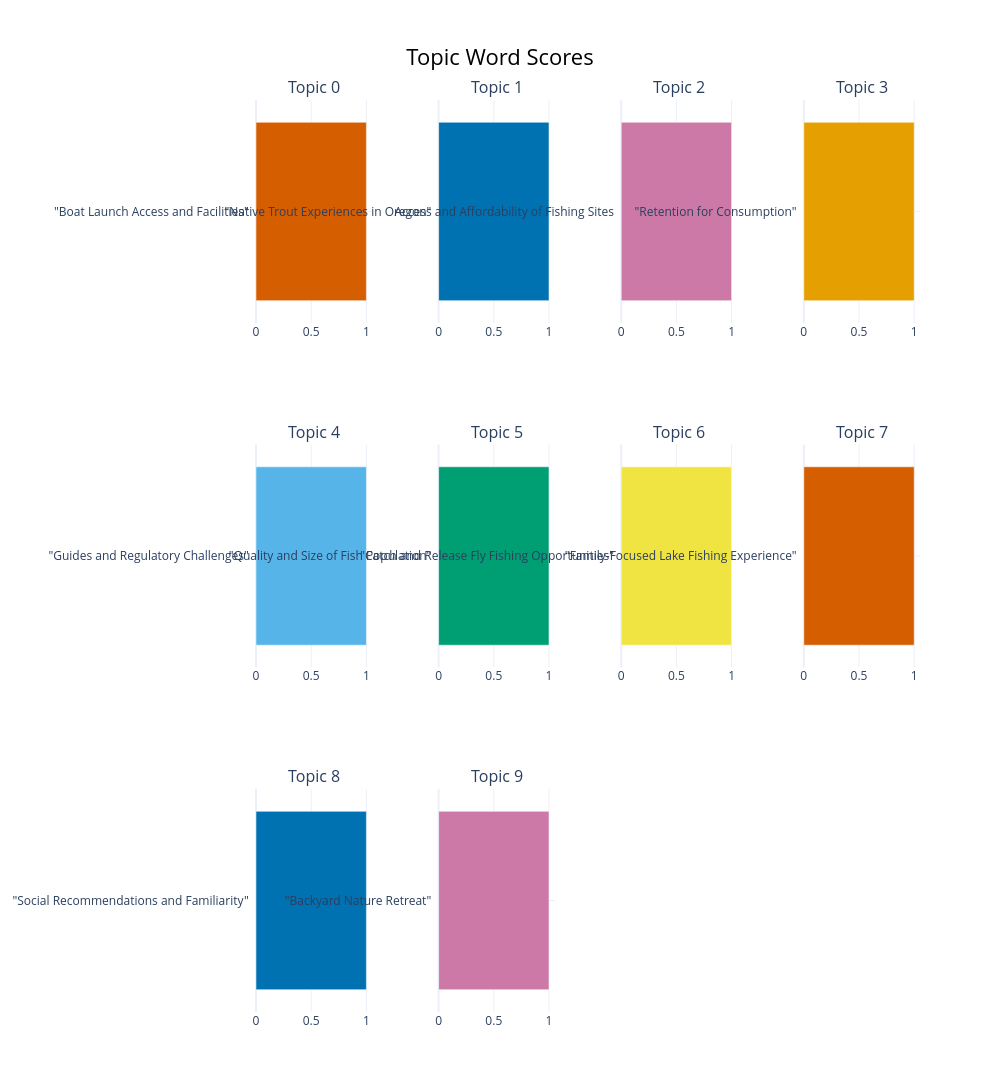

Notebook source saved alongside this figure:
### Code cell
# Visualize topic distribution
fig_bar = topic_model.visualize_barchart(top_n_topics=10, height=400)
fig_bar.show()

print("\nTop 10 topics by document count visualized above")

### Figure 1 — Plotly figure (JSON) as saved in the notebook; plotly's stock layout.template omitted (floating-point values rounded to 4 significant figures)
{"data": [{"marker": {"color": "#D55E00"}, "orientation": "h", "type": "bar", "x": [1], "xaxis": "x", "y": ["\"Boat Launch Access and Facilities\"  "], "yaxis": "y"}, {"marker": {"color": "#0072B2"}, "orientation": "h", "type": "bar", "x": [1], "xaxis": "x2", "y": ["\"Native Trout Experiences in Oregon\"  "], "yaxis": "y2"}, {"marker": {"color": "#CC79A7"}, "orientation": "h", "type": "bar", "x": [1], "xaxis": "x3", "y": ["Access and Affordability of Fishing Sites  "], "yaxis": "y3"}, {"marker": {"color": "#E69F00"}, "orientation": "h", "type": "bar", "x": [1], "xaxis": "x4", "y": ["\"Retention for Consumption\"  "], "yaxis": "y4"}, {"marker": {"color": "#56B4E9"}, "orientation": "h", "type": "bar", "x": [1], "xaxis": "x5", "y": ["\"Guides and Regulatory Challenges\"  "], "yaxis": "y5"}, {"marker": {"color": "#009E73"}, "orientation": "h", "type": "bar", "x": [1], "xaxis": "x6", "y": ["\"Quality and Size of Fish Population\"  "], "yaxis": "y6"}, {"marker": {"color": "#F0E442"}, "orientation": "h", "type": "bar", "x": [1], "xaxis": "x7", "y": ["\"Catch and Release Fly Fishing Opportunities\"  "], "yaxis": "y7"}, {"marker": {"color": "#D55E00"}, "orientation": "h", "type": "bar", "x": [1], "xaxis": "x8", "y": ["\"Family-Focused Lake Fishing Experience\"  "], "yaxis": "y8"}, {"marker": {"color": "#0072B2"}, "orientation": "h", "type": "bar", "x": [1], "xaxis": "x9", "y": ["\"Social Recommendations and Familiarity\"  "], "yaxis": "y9"}, {"marker": {"color": "#CC79A7"}, "orientation": "h", "type": "bar", "x": [1], "xaxis": "x10", "y": ["\"Backyard Nature Retreat\"  "], "yaxis": "y10"}], "layout": {"annotations": [{"font": {"size": 16}, "showarrow": false, "text": "Topic 0", "x": 0.0875, "xanchor": "center", "xref": "paper", "y": 1, "yanchor": "bottom", "yref": "paper"}, {"font": {"size": 16}, "showarrow": false, "text": "Topic 1", "x": 0.3625, "xanchor": "center", "xref": "paper", "y": 1, "yanchor": "bottom", "yref": "paper"}, {"font": {"size": 16}, "showarrow": false, "text": "Topic 2", "x": 0.6375, "xanchor": "center", "xref": "paper", "y": 1, "yanchor": "bottom", "yref": "paper"}, {"font": {"size": 16}, "showarrow": false, "text": "Topic 3", "x": 0.9125, "xanchor": "center", "xref": "paper", "y": 1, "yanchor": "bottom", "yref": "paper"}, {"font": {"size": 16}, "showarrow": false, "text": "Topic 4", "x": 0.0875, "xanchor": "center", "xref": "paper", "y": 0.6222, "yanchor": "bottom", "yref": "paper"}, {"font": {"size": 16}, "showarrow": false, "text": "Topic 5", "x": 0.3625, "xanchor": "center", "xref": "paper", "y": 0.6222, "yanchor": "bottom", "yref": "paper"}, {"font": {"size": 16}, "showarrow": false, "text": "Topic 6", "x": 0.6375, "xanchor": "center", "xref": "paper", "y": 0.6222, "yanchor": "bottom", "yref": "paper"}, {"font": {"size": 16}, "showarrow": false, "text": "Topic 7", "x": 0.9125, "xanchor": "center", "xref": "paper", "y": 0.6222, "yanchor": "bottom", "yref": "paper"}, {"font": {"size": 16}, "showarrow": false, "text": "Topic 8", "x": 0.0875, "xanchor": "center", "xref": "paper", "y": 0.2444, "yanchor": "bottom", "yref": "paper"}, {"font": {"size": 16}, "showarrow": false, "text": "Topic 9", "x": 0.3625, "xanchor": "center", "xref": "paper", "y": 0.2444, "yanchor": "bottom", "yref": "paper"}], "height": 1200, "hoverlabel": {"bgcolor": "white", "font": {"family": "Rockwell", "size": 16}}, "showlegend": false, "title": {"font": {"color": "Black", "size": 22}, "text": "Topic Word Scores", "x": 0.5, "xanchor": "center", "yanchor": "top"}, "width": 1000, "xaxis": {"anchor": "y", "domain": [0, 0.175], "showgrid": true}, "xaxis10": {"anchor": "y10", "domain": [0.275, 0.45], "showgrid": true}, "xaxis11": {"anchor": "y11", "domain": [0.55, 0.725], "showgrid": true}, "xaxis12": {"anchor": "y12", "domain": [0.825, 1], "showgrid": true}, "xaxis2": {"anchor": "y2", "domain": [0.275, 0.45], "showgrid": true}, "xaxis3": {"anchor": "y3", "domain": [0.55, 0.725], "showgrid": true}, "xaxis4": {"anchor": "y4", "domain": [0.825, 1], "showgrid": true}, "xaxis5": {"anchor": "y5", "domain": [0, 0.175], "showgrid": true}, "xaxis6": {"anchor": "y6", "domain": [0.275, 0.45], "showgrid": true}, "xaxis7": {"anchor": "y7", "domain": [0.55, 0.725], "showgrid": true}, "xaxis8": {"anchor": "y8", "domain": [0.825, 1], "showgrid": true}, "xaxis9": {"anchor": "y9", "domain": [0, 0.175], "showgrid": true}, "yaxis": {"anchor": "x", "domain": [0.7556, 1], "showgrid": true}, "yaxis10": {"anchor": "x10", "domain": [0, 0.2444], "showgrid": true}, "yaxis11": {"anchor": "x11", "domain": [0, 0.2444], "showgrid": true}, "yaxis12": {"anchor": "x12", "domain": [0, 0.2444], "showgrid": true}, "yaxis2": {"anchor": "x2", "domain": [0.7556, 1], "showgrid": true}, "yaxis3": {"anchor": "x3", "domain": [0.7556, 1], "showgrid": true}, "yaxis4": {"anchor": "x4", "domain": [0.7556, 1], "showgrid": true}, "yaxis5": {"anchor": "x5", "domain": [0.3778, 0.6222], "showgrid": true}, "yaxis6": {"anchor": "x6", "domain": [0.3778, 0.6222], "showgrid": true}, "yaxis7": {"anchor": "x7", "domain": [0.3778, 0.6222], "showgrid": true}, "yaxis8": {"anchor": "x8", "domain": [0.3778, 0.6222], "showgrid": true}, "yaxis9": {"anchor": "x9", "domain": [0, 0.2444], "showgrid": true}}}
